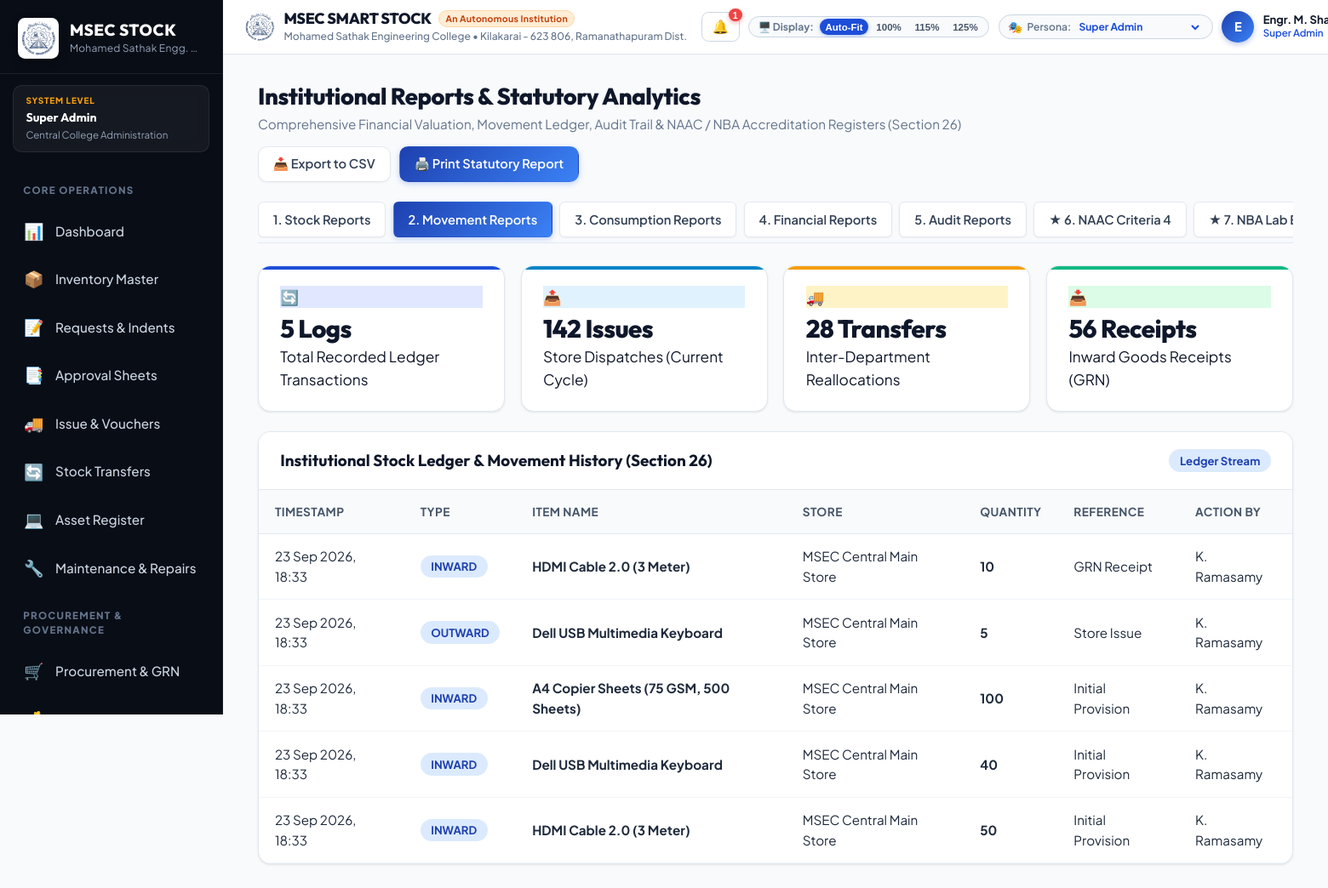
The app's page /index.php?route=reports&type=movement (signed in) with its own data.
### tables this page shows
CREATE TABLE stock_transactions (
    id INTEGER PRIMARY KEY AUTOINCREMENT,
    transaction_type VARCHAR(50) NOT NULL,
    item_id INT NOT NULL,
    store_id INT NOT NULL,
    quantity NUMERIC NOT NULL,
    unit_cost NUMERIC DEFAULT 0,
    reference_id INT NULL,
    reference_type VARCHAR(100) NULL,
    notes TEXT NULL,
    created_by INT NULL,
    created_at TIMESTAMP DEFAULT CURRENT_TIMESTAMP
);

CREATE TABLE items (
                id INTEGER PRIMARY KEY AUTOINCREMENT,
                item_code VARCHAR(50) NOT NULL UNIQUE,
                item_name VARCHAR(255) NOT NULL,
                category_id INT NOT NULL,
                subcategory_id INT NULL,
                unit_id INT NOT NULL,
                is_consumable INT DEFAULT 1,
                specification TEXT NULL,
                manufacturer VARCHAR(150) NULL,
                model VARCHAR(150) NULL,
                min_stock NUMERIC DEFAULT 0,
                max_stock NUMERIC DEFAULT 1000,
                unit_cost NUMERIC DEFAULT 0,
                description TEXT,
                created_at DATETIME DEFAULT (datetime('now', 'localtime'))
            );

CREATE TABLE stores (
                id INTEGER PRIMARY KEY AUTOINCREMENT,
                code VARCHAR(50) NOT NULL UNIQUE,
                name VARCHAR(255) NOT NULL,
                type VARCHAR(50) DEFAULT 'DEPARTMENT',
                dept_id INT NULL,
                keeper_user_id INT NULL,
                location_id INT NULL,
                created_at DATETIME DEFAULT (datetime('now', 'localtime'))
            );

CREATE TABLE users (
                id INTEGER PRIMARY KEY AUTOINCREMENT,
                username VARCHAR(100) NOT NULL UNIQUE,
                password_hash VARCHAR(255) NOT NULL,
                full_name VARCHAR(150) NOT NULL,
                email VARCHAR(150) NOT NULL UNIQUE,
                phone VARCHAR(50),
                employee_id VARCHAR(50),
                designation VARCHAR(150),
                role_key VARCHAR(50) NOT NULL,
                dept_id INT NULL,
                lab_id INT NULL,
                status VARCHAR(50) DEFAULT 'Active',
                failed_attempts INT DEFAULT 0,
                locked_until DATETIME NULL,
                last_login_at DATETIME NULL,
                last_login_ip VARCHAR(50) NULL,
                created_at DATETIME DEFAULT (datetime('now', 'localtime'))
            );

### views/reports/index.php (the view, shortened to what the rows shown need)
<?php
$type = $_GET['type'] ?? 'stock';
$ledger = Report::getStockLedger();
$deptValues = Report::getDepartmentWiseStockValue();
$catValues = Report::getCategoryWiseDistribution();
$execKPIs = Report::getExecutiveKPIs();
$totalDeptVal = 0;
foreach ($deptValues as $dv) {
    $totalDeptVal += ($dv['total_value'] > 0 ? (float)$dv['total_value'] : 1540000);
}
?>
<div class="page-header">
    <div>
        <h2 class="page-title">Institutional Reports & Statutory Analytics</h2>
    </div>
</div>
<?php if ($type === 'stock' || $type === 'financial'): ?>
    <div class="stats-grid">
        <div class="stat-card">
            <div class="stat-icon" style="background: #e0e7ff; color: #4338ca;">💰</div>
            <div class="stat-content">
                <div class="stat-value"><?= CURRENCY_SYMBOL ?><?= number_format($totalDeptVal) ?></div>
                <div class="stat-label">Total Institutional Valuation (Audited)</div>
            </div>
        </div>
        <div class="stat-card success">
            <div class="stat-icon" style="background: #dcfce7; color: #15803d;">🏛️</div>
            <div class="stat-content">
                <div class="stat-value"><?= count($deptValues) ?> Departments</div>
                <div class="stat-label">Academic Stores 100% Reconciled</div>
            </div>
        </div>
        <div class="stat-card info">
            <div class="stat-icon" style="background: #e0f2fe; color: #0284c7;">📦</div>
            <div class="stat-content">
                <div class="stat-value"><?= number_format($execKPIs['total_assets'] ?? 4250) ?> Units</div>
                <div class="stat-label">Cataloged Asset & Inventory Items</div>
            </div>
        </div>
        <div class="stat-card warning">
            <div class="stat-icon" style="background: #fef3c7; color: #b45309;">🛡️</div>
            <div class="stat-content">
                <div class="stat-value">Annual 2026-27</div>
                <div class="stat-label">Statutory Verification Compliance</div>
            </div>
        </div>
    </div>
    <div class="responsive-split-grid">
        <div class="card">
            <div class="card-header">
                <div class="card-title">Department-Wise Stock Valuation (Section 26 Financial Report)</div>
                <span class="badge badge-success">Live Audited Ledger</span>
            </div>
            <div class="card-body" style="padding: 0;">
                <div class="data-table-container">
                    <table class="data-table" id="reportTable">
                        <thead>
                            <tr>
                                <th>Department Name</th>
                                <th>Code</th>
                                <th>Available Items</th>
                                <th>Current Valuation</th>
                                <th>Status</th>
                            </tr>
                        </thead>
                        <tbody>
                            <?php foreach ($deptValues as $dv):
                                $val = $dv['total_value'] > 0 ? (float)$dv['total_value'] : 1540000;
                            ?>
                                <tr>
                                    <td><strong><?= htmlspecialchars($dv['dept_name']) ?></strong></td>
                                    <td><code><?= htmlspecialchars($dv['dept_code']) ?></code></td>
                                    <td><?= rand(45, 120) ?> items</td>
                                    <td><strong><?= CURRENCY_SYMBOL ?><?= number_format($val) ?></strong></td>
                                    <td><span class="badge badge-success">Reconciled</span></td>
                                </tr>
                            <?php endforeach; ?>
                        </tbody>
                        <tfoot>
                            <tr style="background: #f8fafc; font-weight: 800; border-top: 2px solid #cbd5e1;">
                                <td colspan="3" style="text-align: right; font-size: 14px; text-transform: uppercase;">Total Institutional Valuation:</td>
                                <td colspan="2" style="font-size: 15px; color: var(--primary);"><strong><?= CURRENCY_SYMBOL ?><?= number_format($totalDeptVal) ?></strong></td>
                            </tr>
                        </tfoot>
                    </table>
                </div>
            </div>
        </div>
        <div class="card">
            <div class="card-header">
                <div class="card-title">Asset Category Distribution</div>
                <span class="badge badge-neutral">Portfolio Split</span>
            </div>
            <div class="card-body" style="display: flex; flex-direction: column; gap: 16px;">
                <?php
                $colorList = ['#3b82f6', '#10b981', '#f59e0b', '#8b5cf6', '#06b6d4', '#ec4899'];
                $idx = 0;
                foreach ($catValues as $cv):
                    $catVal = $cv['total_value'] > 0 ? (float)$cv['total_value'] : rand(450000, 2800000);
                    $pct = min(100, max(5, round(($catVal / ($totalDeptVal ?: 1)) * 100)));
                    $color = $colorList[$idx % count($colorList)];
                    $idx++;
                ?>
                    <div>
                        <div style="display: flex; justify-content: space-between; font-size: 13.5px; font-weight: 700; margin-bottom: 4px;">
                            <span><?= htmlspecialchars($cv['category_name']) ?></span>
                            <span style="color: <?= $color ?>;"><?= CURRENCY_SYMBOL ?><?= number_format($catVal) ?></span>
                        </div>
                        <div style="display: flex; justify-content: space-between; font-size: 12px; color: var(--text-muted); margin-bottom: 6px;">
                            <span>Type: <?= htmlspecialchars($cv['type']) ?> &bull; <?= $cv['item_count'] ?> Products</span>
                            <span><?= $pct ?>% Share</span>
                        </div>
                        <div style="background: #e2e8f0; height: 7px; border-radius: 999px; overflow: hidden;">
                            <div style="background: <?= $color ?>; width: <?= $pct ?>%; height: 100%; border-radius: 999px;"></div>
                        </div>
                    </div>
                <?php endforeach; ?>
                <div style="margin-top: 10px; padding: 12px 14px; background: #f8fafc; border: 1px dashed #cbd5e1; border-radius: 8px; font-size: 12px; color: #475569;">
                    ℹ️ Asset values are updated dynamically based on Inward GRN invoices, FIFO depreciated balances, and certified annual physical verifications.
                </div>
            </div>
        </div>
    </div>
    <div class="card">
        <div class="card-header">
            <div class="card-title">Institutional Statutory Compliance & Verification Protocol (Section 26 & 28)</div>
            <span class="badge badge-primary">ISO & Statutory Standard</span>
        </div>
        <div class="card-body">
            <div style="display: grid; grid-template-columns: repeat(auto-fit, minmax(260px, 1fr)); gap: 18px;">
                <div style="padding: 16px; background: #f8fafc; border-radius: 8px; border-left: 4px solid #3b82f6;">
                    <div style="font-weight: 700; font-size: 14px; color: #1e3a8a; margin-bottom: 4px;">🏛️ Governance & Authority</div>
                    <div style="font-size: 13px; color: #475569; line-height: 1.5;">
                        Physical verification executed under the supervision of the <strong>Central Stock Verification Committee</strong>, Mohamed Sathak Engineering College.
                    </div>
                </div>
                <div style="padding: 16px; background: #f8fafc; border-radius: 8px; border-left: 4px solid #10b981;">
                    <div style="font-weight: 700; font-size: 14px; color: #065f46; margin-bottom: 4px;">⚖️ Capitalization Threshold</div>
                    <div style="font-size: 13px; color: #475569; line-height: 1.5;">
                        Items with purchase value &ge; <strong>₹25,000</strong> are classified as Permanent Fixed Assets; items under ₹25,000 are accounted as Consumables / Minor Tools.
                    </div>
                </div>
                <div style="padding: 16px; background: #f8fafc; border-radius: 8px; border-left: 4px solid #f59e0b;">
                    <div style="font-weight: 700; font-size: 14px; color: #92400e; margin-bottom: 4px;">📋 Statutory Audit Sign-Off</div>
                    <div style="font-size: 13px; color: #475569; line-height: 1.5;">
                        Certified by Internal Auditor & Finance Officer. Approved by Principal & Director for submission to Governing Council and Accreditation Boards.
                    </div>
                </div>
            </div>
        </div>
    </div>
<?php elseif ($type === 'movement'): ?>
    <div class="card">
        <div class="card-body" style="padding: 0;">
            <div class="data-table-container">
                <table class="data-table" id="reportTable">
                    <thead>
                        <tr>
                            <th>Timestamp</th>
                            <th>Type</th>
                            <th>Item Name</th>
                            <th>Store</th>
                            <th>Quantity</th>
                            <th>Reference</th>
                            <th>Action By</th>
                        </tr>
                    </thead>
                    <tbody>
                        <?php foreach ($ledger as $l): ?>
                            <tr>
                                <td><?= date('d M Y, H:i', strtotime($l['created_at'])) ?></td>
                                <td><span class="badge badge-primary"><?= htmlspecialchars($l['transaction_type']) ?></span></td>
                                <td><strong><?= htmlspecialchars($l['item_name']) ?></strong></td>
                                <td><?= htmlspecialchars($l['store_name']) ?></td>
                                <td><strong><?= number_format($l['quantity'], 0) ?></strong></td>
                                <td><?= htmlspecialchars($l['reference_type'] ?? 'N/A') ?></td>
                                <td><?= htmlspecialchars($l['user_name'] ?? 'System') ?></td>
                            </tr>
                        <?php endforeach; ?>
                    </tbody>
                </table>
            </div>
        </div>
    </div>
<?php endif; ?>

### records on screen
stock_transactions: created_at "23 Sep 2026, 18:33", transaction_type "INWARD", item.item_name "HDMI Cable 2.0 (3 Meter)", store.name "MSEC Central Main Store", quantity "10", reference_type "GRN Receipt", users.full_name "K. Ramasamy"
stock_transactions: created_at "23 Sep 2026, 18:33", transaction_type "OUTWARD", item.item_name "Dell USB Multimedia Keyboard", store.name "MSEC Central Main Store", quantity "5", reference_type "Store Issue", users.full_name "K. Ramasamy"
stock_transactions: created_at "23 Sep 2026, 18:33", transaction_type "INWARD", item.item_name "A4 Copier Sheets (75 GSM, 500 Sheets)", store.name "MSEC Central Main Store", quantity "100", reference_type "Initial Provision", users.full_name "K. Ramasamy"
stock_transactions: created_at "23 Sep 2026, 18:33", transaction_type "INWARD", item.item_name "Dell USB Multimedia Keyboard", store.name "MSEC Central Main Store", quantity "40", reference_type "Initial Provision", users.full_name "K. Ramasamy"
stock_transactions: created_at "23 Sep 2026, 18:33", transaction_type "INWARD", item.item_name "HDMI Cable 2.0 (3 Meter)", store.name "MSEC Central Main Store", quantity "50", reference_type "Initial Provision", users.full_name "K. Ramasamy"

### other values on screen
$roleLevel "SYSTEM LEVEL"
$roleName "Super Admin"
$user['dept_name'] "Central College Administration"
APP_NAME "MSEC SMART STOCK"
APP_INSTITUTION_TAGLINE "An Autonomous Institution"
APP_INSTITUTION_FULL "Mohamed Sathak Engineering College"
APP_INSTITUTION_LOCATION "Kilakarai - 623 806, Ramanathapuram Dist."
$unreadCount "1"
substr($user['full_name'] ?? 'U', 0, 1) "E"
$user['full_name'] "Engr. M.…"
count($ledger) "5"
